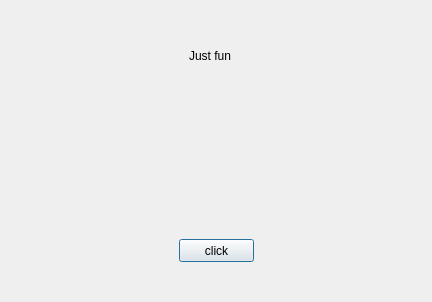
<?xml version="1.0" encoding="UTF-8"?>
<ui version="4.0">
 <class>Dialog</class>
 <widget class="QDialog" name="Dialog">
  <property name="geometry">
   <rect>
    <x>0</x>
    <y>0</y>
    <width>432</width>
    <height>302</height>
   </rect>
  </property>
  <property name="windowTitle">
   <string>Dialog</string>
  </property>
  <widget class="QWidget" name="widget" native="true">
   <property name="geometry">
    <rect>
     <x>9</x>
     <y>9</y>
     <width>421</width>
     <height>291</height>
    </rect>
   </property>
   <widget class="QPushButton" name="pushButton">
    <property name="geometry">
     <rect>
      <x>170</x>
      <y>230</y>
      <width>75</width>
      <height>23</height>
     </rect>
    </property>
    <property name="text">
     <string>click</string>
    </property>
   </widget>
   <widget class="QLabel" name="label">
    <property name="geometry">
     <rect>
      <x>180</x>
      <y>40</y>
      <width>47</width>
      <height>14</height>
     </rect>
    </property>
    <property name="text">
     <string>Just fun</string>
    </property>
   </widget>
  </widget>
 </widget>
 <resources/>
 <connections/>
</ui>
